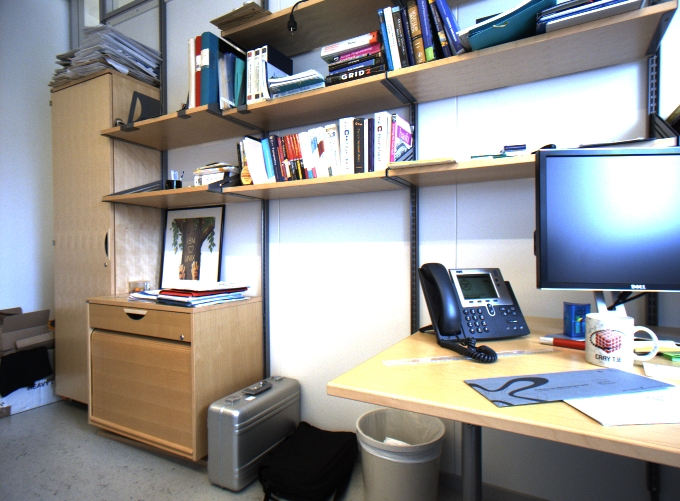
%> input picture 3d_assignment3_code/exercise 3/a3e3/code/Left_SmallOffice.jpg, 680 x 501 px
$ octave exercise3_1_optimal_levels.m   (GNU Octave 9; MATLAB toolbox functions it lacks are replaced by stand-ins)
%> lines starting %> are read from the running program, lines starting %| are printed output that depends on the picture
%%3D robot assignment 3 exercise 3.1
% find optimal levels paramter for keypoints
% answering the questions:
%1.how many keypoints obtained by default settings
%2. how many keypoints for optimal paramter
%3. what parameter do I change and why?
%reference:(english) http://www.vlfeat.org/overview/sift.html
%reference:(chinese)http://blog.csdn.net/sakhljdfhdkslf/article/details/41315237
%% Input Image
%specify the position of the image for imread
%Ia is left image in figure 1, Ib is right image in figure 2
Ia=imread('H:\Downloads\3Dassignment3\vlfeat-0.9.21-bin\vlfeat-0.9\vlfeat-0.9.21\toolbox\Left_SmallOffice.jpg');
%> Ia is the input picture: size 501x680x3 uint8; mean R, G, B 148.3, 147.5, 147.5
figure(1)
subplot(1,2,1)
imshow(Ia)
%hold on
Ib=imread('H:\Downloads\3Dassignment3\vlfeat-0.9.21-bin\vlfeat-0.9\vlfeat-0.9.21\toolbox\Right_SmallOffice.jpg');
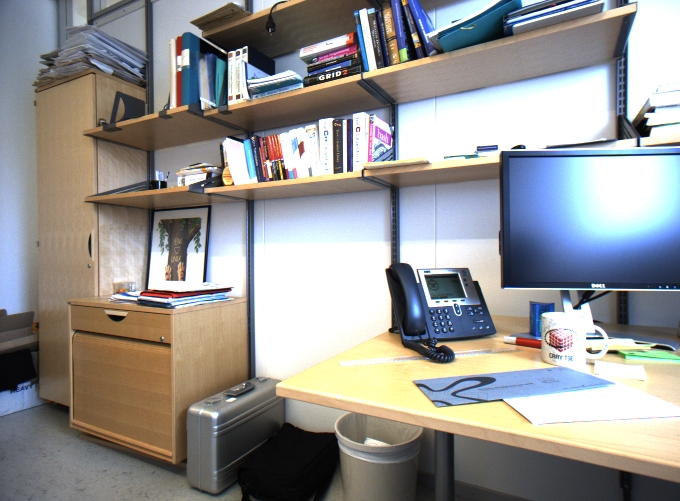
%> input picture 3d_assignment3_code/exercise 3/a3e3/code/Right_SmallOffice.jpg, 680 x 501 px
%> Ib is the input picture: size 501x680x3 uint8; mean R, G, B 149.4, 148.3, 146.9
subplot(1,2,2)
imshow(Ib)
%hold on
%% rgb and single operation
%vl_sift need[0, 255]
Ia = single(rgb2gray(Ia)) ;
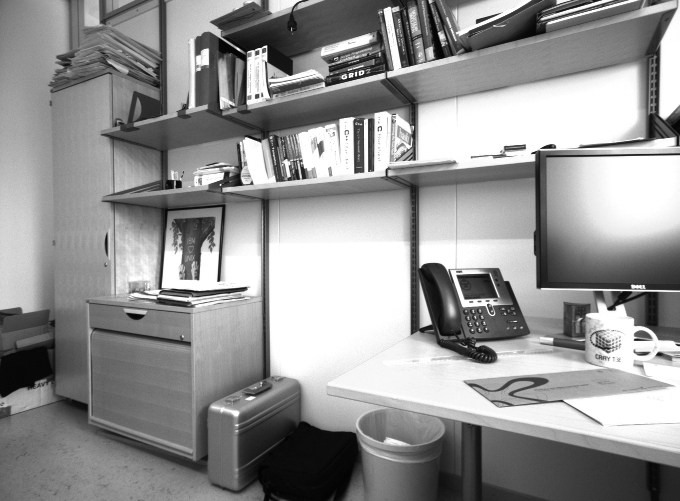
%> Ia: size 501x680 single; min 2, max 255, mean 147.8
Ib = single(rgb2gray(Ib)) ;
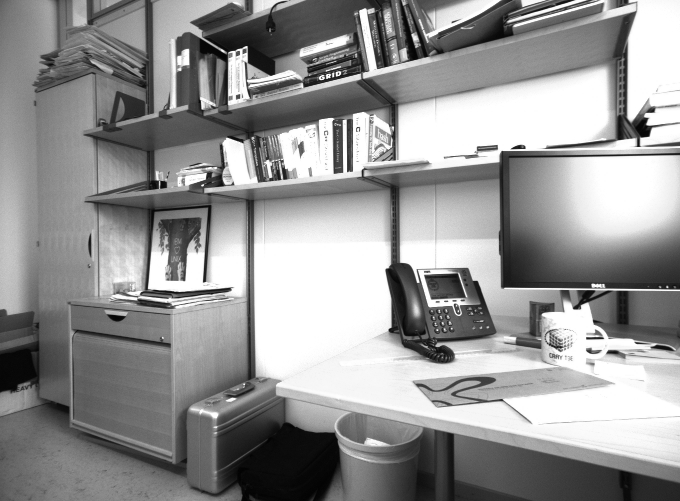
%> Ib: size 501x680 single; min 2, max 255, mean 148.5
%% vl_sift change parameter peakthresh
kp=zeros(2,9);
kps=zeros(1,9);
mach=zeros(1,9);
mach_rate=zeros(1,9);
i=1;
for level=2:10
%> (the run ends here)
